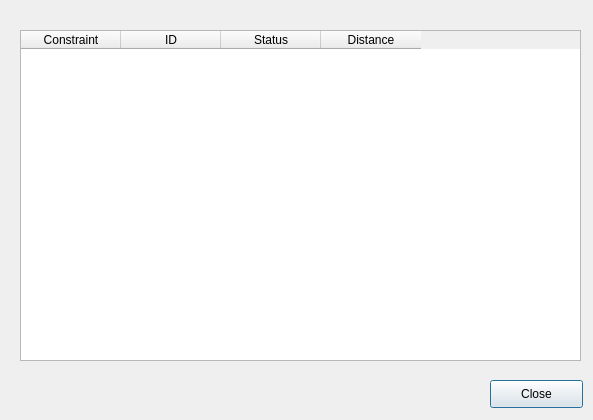
<?xml version="1.0" encoding="UTF-8"?>
<ui version="4.0">
 <class>dlgPvFreifleaschenDialog</class>
 <widget class="QDialog" name="dlgPvFreifleaschenDialog">
  <property name="geometry">
   <rect>
    <x>0</x>
    <y>0</y>
    <width>593</width>
    <height>420</height>
   </rect>
  </property>
  <property name="windowTitle">
   <string>vp_freifleaschen</string>
  </property>
  <widget class="QTableWidget" name="tblImpacts">
   <property name="geometry">
    <rect>
     <x>20</x>
     <y>30</y>
     <width>561</width>
     <height>331</height>
    </rect>
   </property>
   <property name="alternatingRowColors">
    <bool>true</bool>
   </property>
   <column>
    <property name="text">
     <string>Constraint</string>
    </property>
   </column>
   <column>
    <property name="text">
     <string>ID</string>
    </property>
   </column>
   <column>
    <property name="text">
     <string>Status</string>
    </property>
   </column>
   <column>
    <property name="text">
     <string>Distance</string>
    </property>
   </column>
  </widget>
  <widget class="QPushButton" name="btnPush">
   <property name="geometry">
    <rect>
     <x>490</x>
     <y>380</y>
     <width>93</width>
     <height>28</height>
    </rect>
   </property>
   <property name="text">
    <string>Close</string>
   </property>
  </widget>
 </widget>
 <resources/>
 <connections>
  <connection>
   <sender>btnPush</sender>
   <signal>pressed()</signal>
   <receiver>dlgPvFreifleaschenDialog</receiver>
   <slot>reject()</slot>
   <hints>
    <hint type="sourcelabel">
     <x>536</x>
     <y>393</y>
    </hint>
    <hint type="destinationlabel">
     <x>303</x>
     <y>218</y>
    </hint>
   </hints>
  </connection>
 </connections>
</ui>
